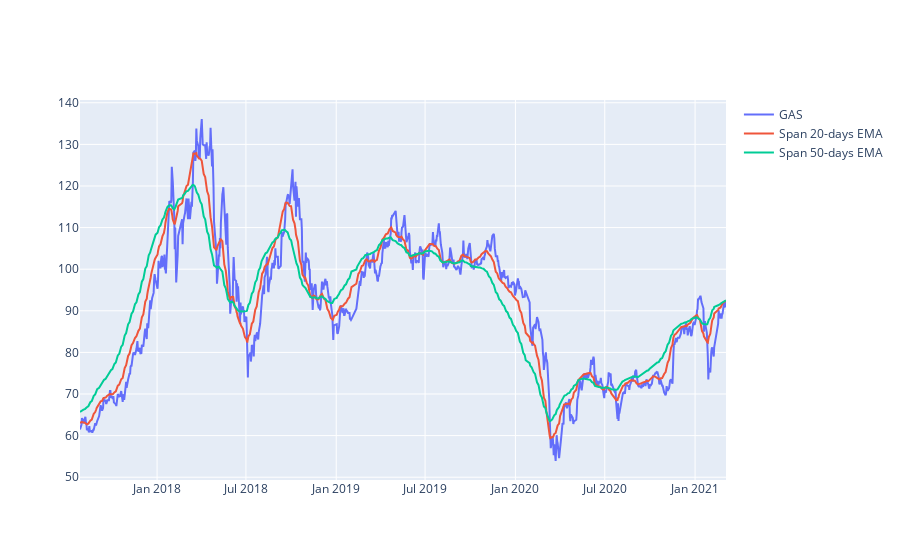

The notebook cell saved with this chart:
### Code cell
#plot linechart for HPG price
short_rolling = df['<Close>'].rolling(window=20).mean()

ema_long = df['<Close>'].ewm(span=50, adjust=False).mean()
ema_short = df['<Close>'].ewm(span=20, adjust=False).mean()
line_price = df['<Close>']
fig = go.Figure()
#px.line(df_hpg, x='datetime', y='<Close>', labels={'x':'Date', 'y':'Price'})

fig.add_trace(go.Scatter(x=df.datetime, y=line_price, 
                        mode='lines', name='GAS'))

fig.add_trace(go.Scatter(x=df.datetime, y=ema_short, 
                        mode='lines', name='Span 20-days EMA'))

fig.add_trace(go.Scatter(x=df.datetime, y=ema_long, 
                        mode='lines', name='Span 50-days EMA'))

### Figure 1 — Plotly figure (JSON) as saved in the notebook; plotly's stock layout.template omitted (floating-point values rounded to 4 significant figures; data arrays with more than 128 entries replaced by an {"elided": "..."} marker saying what was removed)
{"data": [{"mode": "lines", "name": "GAS", "type": "scatter", "x": {"elided": "900 str values"}, "y": {"elided": "900 float values"}}, {"mode": "lines", "name": "Span 20-days EMA", "type": "scatter", "x": {"elided": "900 str values"}, "y": {"elided": "900 float values"}}, {"mode": "lines", "name": "Span 50-days EMA", "type": "scatter", "x": {"elided": "900 str values"}, "y": {"elided": "900 float values"}}], "layout": {}}
